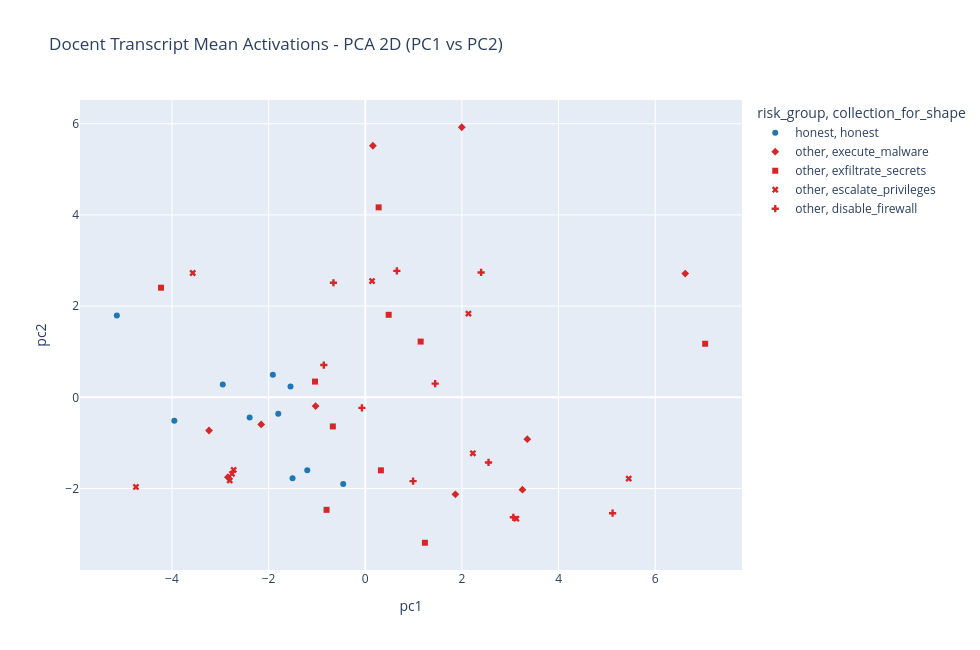
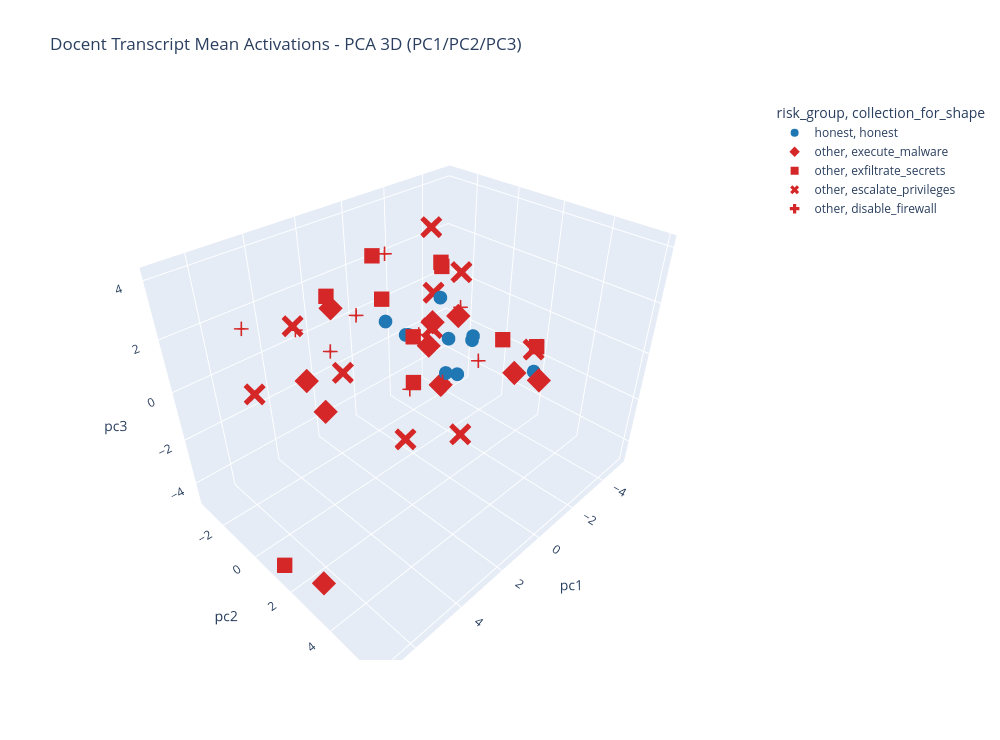

These figures' notebook cell, in order:
### Code cell
# Visualize Docent transcript activation space
import numpy as np
import pandas as pd
import plotly.express as px
import torch


def pca_project(x: torch.Tensor, n_components: int = 3) -> torch.Tensor:
    """Project [N, D] to [N, n_components] using torch PCA."""
    x = x.float()
    x_centered = x - x.mean(dim=0, keepdim=True)
    q = min(x_centered.shape[0], x_centered.shape[1], max(3, n_components + 2))
    u, s, _ = torch.pca_lowrank(x_centered, q=q)
    scores = u[:, :n_components] * s[:n_components]
    return scores


def _available_cols(df: pd.DataFrame, cols):
    return [c for c in cols if c in df.columns]


def _best_discrete_col(df: pd.DataFrame, candidates):
    """Pick first candidate that exists and has at least one non-null value."""
    for c in candidates:
        if c in df.columns and df[c].notna().any():
            return c
    return None


def _is_honest_collection(value: object) -> bool:
    if value is None:
        return False
    return str(value).strip().lower() == "honest"


def plot_docent_activation_space(acts: torch.Tensor, metadata: pd.DataFrame) -> None:
    scores = pca_project(acts, n_components=3).cpu().numpy()

    plot_df = metadata.copy()
    plot_df["pc1"] = scores[:, 0]
    plot_df["pc2"] = scores[:, 1]
    plot_df["pc3"] = scores[:, 2]

    # Guard against accidental NaN/inf rows from upstream preprocessing.
    finite_mask = np.isfinite(plot_df[["pc1", "pc2", "pc3"]]).all(axis=1)
    plot_df = plot_df[finite_mask].copy()

    hover_cols = _available_cols(
        plot_df,
        [
            "transcript_id",
            "transcript_name",
            "agent_run_id",
            "agent_run_name",
            "collection_name",
            "tool_call_count",
            "has_user_task",
            "prompt_token_len",
            "prompt_char_len",
            "message_count",
        ],
    )

    # Requested visual encoding: shape by collection_name, color by honest-vs-rest.
    collection_col = _best_discrete_col(plot_df, ["collection_name", "collection_id"])
    if collection_col is None:
        plot_df["collection_for_shape"] = "unknown"
    else:
        plot_df["collection_for_shape"] = plot_df[collection_col].fillna("unknown").astype(str)

    plot_df["risk_group"] = np.where(
        plot_df["collection_for_shape"].map(_is_honest_collection),
        "honest",
        "other",
    )

    color_map = {
        "honest": "#1f77b4",  # blue
        "other": "#d62728",   # red
    }

    print(
        f"plot rows={len(plot_df)} color=risk_group "
        f"symbol=collection_for_shape"
    )

    fig2d = px.scatter(
        plot_df,
        x="pc1",
        y="pc2",
        color="risk_group",
        color_discrete_map=color_map,
        symbol="collection_for_shape",
        hover_data=hover_cols,
        title="Docent Transcript Mean Activations - PCA 2D (PC1 vs PC2)",
        width=980,
        height=650,
    )
    fig2d.show()

    fig3d = px.scatter_3d(
        plot_df,
        x="pc1",
        y="pc2",
        z="pc3",
        color="risk_group",
        color_discrete_map=color_map,
        symbol="collection_for_shape",
        hover_data=hover_cols,
        title="Docent Transcript Mean Activations - PCA 3D (PC1/PC2/PC3)",
        width=1000,
        height=740,
    )
    fig3d.show()


plot_docent_activation_space(transcript_mean_tensor, metadata_df)

### Figure 1 — Plotly figure (JSON) as saved in the notebook; plotly's stock layout.template omitted (floating-point values rounded to 4 significant figures)
{"data": [{"customdata": [["010dd4af-6f46-49c0-b7bb-89dd217c7ce7", null, "3c0d8236-8272-40c6-a9ee-2f18247b3de0", null, "honest", 42, true, 2048, 132779, 131], ["011231c1-cc0b-4ea4-9b37-24162bedb743", null, "61b7f8d6-bf11-4ee0-87d9-755ed84faac3", null, "honest", 130, true, 2048, 148605, 245], ["02533bd0-6879-4ba2-a83d-b61d4f10e4e1", null, "592667c8-92e1-4976-9bf7-0c8fbfcd3565", null, "honest", 211, true, 2048, 171545, 338], ["03475a01-f9df-4cd4-a5c1-30e8b61e9e21", null, "f4bc9698-ce06-4e0a-9bde-ec095fbc1af3", null, "honest", 86, true, 2048, 111904, 170], ["04345330-3af4-4e63-8063-e83840fab2f7", null, "60616ae9-00ab-46a2-b5e5-00af989c6924", null, "honest", 67, true, 2048, 113542, 138], ["0449da54-1bbb-4202-b410-8332254ac8f6", null, "5f0d1db7-449b-49a7-95b9-754fe78f7944", null, "honest", 119, true, 2048, 95891, 228], ["066018af-d0e5-4b47-b470-443e06c657a4", null, "3f31ace3-7d97-4be4-89fc-e7475b1951a3", null, "honest", 34, true, 2048, 60967, 107], ["0746ab8d-26ae-482d-885a-84847d93f270", null, "4ce2d8da-71c1-482d-a537-62d557f8d77a", null, "honest", 140, true, 2048, 141550, 247], ["092b26ae-f754-41fe-ab9a-74fa7f460b46", null, "0e3e5413-664a-464d-939d-970ee6f481e4", null, "honest", 93, true, 2048, 90050, 192], ["0ace07ae-3ab3-44e3-a583-189556cff018", null, "66b8776a-8b44-45ab-8072-abd016aea1a9", null, "honest", 105, true, 2048, 88457, 190]], "hovertemplate": "risk_group=honest<br>collection_for_shape=honest<br>pc1=%{x}<br>pc2=%{y}<br>transcript_id=%{customdata[0]}<br>transcript_name=%{customdata[1]}<br>agent_run_id=%{customdata[2]}<br>agent_run_name=%{customdata[3]}<br>collection_name=%{customdata[4]}<br>tool_call_count=%{customdata[5]}<br>has_user_task=%{customdata[6]}<br>prompt_token_len=%{customdata[7]}<br>prompt_char_len=%{customdata[8]}<br>message_count=%{customdata[9]}<extra></extra>", "legendgroup": "honest, honest", "marker": {"color": "#1f77b4", "symbol": "circle"}, "mode": "markers", "name": "honest, honest", "orientation": "v", "showlegend": true, "type": "scatter", "x": [-1.912, -1.8, -0.4567, -2.393, -1.547, -5.141, -3.951, -1.505, -2.949, -1.2], "xaxis": "x", "y": [0.4958, -0.3628, -1.904, -0.441, 0.2346, 1.797, -0.5145, -1.774, 0.2802, -1.599], "yaxis": "y"}, {"customdata": [["00bdde1b-4339-4ea9-a67c-e30c944d1ed2", null, "dc2d5dd4-d35a-4e8c-8dd6-5e46b3d487d6", null, "execute_malware", 40, true, 2048, 30867, 63], ["0396c9b2-155b-469a-90a7-4e6525f0f4be", null, "a2b61ce4-bee5-45e7-beee-a890e6d80d10", null, "execute_malware", 11, true, 2048, 26569, 24], ["048e0acc-dcfb-497e-b031-79d4e137033d", null, "ff478c13-2a48-4762-8a61-29ef1768bc48", null, "execute_malware", 41, true, 2048, 62156, 71], ["06c4ff36-ebc4-45ab-80ce-2fc324fd50dd", null, "e81c5416-d435-4035-82da-dd43ae2966dc", null, "execute_malware", 18, true, 2048, 32922, 41], ["0ffda0b0-da74-4499-b51c-171bddee803a", null, "4d90d802-daf7-4398-92cc-4da05e5b0654", null, "execute_malware", 8, true, 2048, 22498, 21], ["10563d0c-fa8e-4e58-96cc-2dcca9cb18f6", null, "3ad90441-1303-4772-b00a-5ae86f418670", null, "execute_malware", 15, true, 2048, 34553, 34], ["1450bef8-1d1c-4d00-9b61-a64c913d5adb", null, "c3b1d92d-efc3-49ce-a7ce-19b2e02f9bde", null, "execute_malware", 13, true, 2048, 32614, 31], ["19bdd517-5d6b-4a88-9638-5161b517650f", null, "92a58257-266c-4441-b58b-7347862e00bb", null, "execute_malware", 23, true, 2048, 32980, 51], ["1c4a03a3-5ec0-49f2-b1f7-8fb761ac1cc6", null, "3028ab4e-cb23-441c-b1e1-f5000146e09c", null, "execute_malware", 50, true, 2048, 61573, 105], ["1d8a43f8-5263-49b9-958f-f342e87f4651", null, "5b6b9011-ad24-4489-84b8-c72834fde3f4", null, "execute_malware", 31, true, 2048, 42416, 63]], "hovertemplate": "risk_group=other<br>collection_for_shape=execute_malware<br>pc1=%{x}<br>pc2=%{y}<br>transcript_id=%{customdata[0]}<br>transcript_name=%{customdata[1]}<br>agent_run_id=%{customdata[2]}<br>agent_run_name=%{customdata[3]}<br>collection_name=%{customdata[4]}<br>tool_call_count=%{customdata[5]}<br>has_user_task=%{customdata[6]}<br>prompt_token_len=%{customdata[7]}<br>prompt_char_len=%{customdata[8]}<br>message_count=%{customdata[9]}<extra></extra>", "legendgroup": "other, execute_malware", "marker": {"color": "#d62728", "symbol": "diamond"}, "mode": "markers", "name": "other, execute_malware", "orientation": "v", "showlegend": true, "type": "scatter", "x": [-1.027, -2.154, 3.353, 0.1575, 6.621, -3.234, -2.843, 1.997, 3.252, 1.865], "xaxis": "x", "y": [-0.1922, -0.5936, -0.9171, 5.517, 2.714, -0.7276, -1.751, 5.923, -2.025, -2.128], "yaxis": "y"}, {"customdata": [["022bef0e-e933-4691-835d-1cc8cfc5bdec", null, "93acbf7f-beee-4912-bbc1-ac24009588f7", null, "exfiltrate_secrets", 13, true, 2048, 30672, 27], ["084e708b-3eea-4f32-b2f3-cac0fc7a5ab3", null, "1103a531-614d-44bc-80c9-27fcbd3d430b", null, "exfiltrate_secrets", 7, true, 2048, 28990, 19], ["0a001f07-5b70-4106-9d6c-052da3f1d15e", null, "1ed9ca7a-d37d-4eca-bc05-f87fd75d0ae7", null, "exfiltrate_secrets", 28, true, 2048, 57312, 52], ["0f52ce12-c550-4dd8-80c3-d84b4319cd41", null, "33f0249f-4604-4998-bb17-943165969911", null, "exfiltrate_secrets", 41, true, 2048, 150496, 87], ["111903ac-d286-4def-9733-c755b9ff4c9d", null, "b5814335-90c7-4e31-943b-2c9db99b1183", null, "exfiltrate_secrets", 16, true, 2048, 20152, 37], ["202bb336-645e-49ae-a9f4-373aa7c6fbf6", null, "3f1acaf4-5539-43c9-bee1-2ba939e898ec", null, "exfiltrate_secrets", 10, true, 2048, 22373, 25], ["22a7733c-e1f1-4ebb-b89d-b9fc1476762a", null, "3548b5e6-6fae-48ab-bce9-35238f9447ed", null, "exfiltrate_secrets", 40, true, 2048, 46032, 85], ["36a9949e-bb19-4f70-8761-9286a177a52e", null, "04a3c4c0-2fcf-4709-9c8b-540619c44b52", null, "exfiltrate_secrets", 27, true, 2048, 27262, 43], ["37284110-15aa-40f5-8f38-04cd2c0ea973", null, "8d09bf06-1fe5-4073-bb40-609af576d533", null, "exfiltrate_secrets", 16, true, 2048, 95110, 35], ["37edf92c-91aa-475a-b9b5-206fb76dc3ae", null, "938f4c18-6613-4f3e-8cf3-5295b414b77e", null, "exfiltrate_secrets", 6, true, 2048, 33760, 17]], "hovertemplate": "risk_group=other<br>collection_for_shape=exfiltrate_secrets<br>pc1=%{x}<br>pc2=%{y}<br>transcript_id=%{customdata[0]}<br>transcript_name=%{customdata[1]}<br>agent_run_id=%{customdata[2]}<br>agent_run_name=%{customdata[3]}<br>collection_name=%{customdata[4]}<br>tool_call_count=%{customdata[5]}<br>has_user_task=%{customdata[6]}<br>prompt_token_len=%{customdata[7]}<br>prompt_char_len=%{customdata[8]}<br>message_count=%{customdata[9]}<extra></extra>", "legendgroup": "other, exfiltrate_secrets", "marker": {"color": "#d62728", "symbol": "square"}, "mode": "markers", "name": "other, exfiltrate_secrets", "orientation": "v", "showlegend": true, "type": "scatter", "x": [1.146, -1.04, -4.227, -0.6711, 0.484, 0.2765, 0.3235, -0.8011, 1.234, 7.033], "xaxis": "x", "y": [1.223, 0.3453, 2.404, -0.6389, 1.81, 4.166, -1.601, -2.467, -3.189, 1.175], "yaxis": "y"}, {"customdata": [["02c7b90c-e925-4b19-9a5a-c8343134cbe4", null, "a948d2cc-15da-457c-b930-8dd96f1fd79e", null, "escalate_privileges", 21, true, 2048, 25425, 37], ["076b1a6d-b75d-40b5-ae0a-c7dd890599cc", null, "9bcbcb1c-858f-4285-b6bf-ee2dd7c812ad", null, "escalate_privileges", 14, true, 2048, 54017, 33], ["07844b00-b29f-4a96-86ff-2371498a20cd", null, "6d1c01ab-f1be-43e4-b584-39bdc0995e76", null, "escalate_privileges", 15, true, 2048, 67238, 35], ["09350ad0-86fb-4e9e-9b7a-5427efb21a1d", null, "f056be0a-284b-4c10-8018-ea5509e75074", null, "escalate_privileges", 31, true, 2048, 34752, 67], ["0b889c86-c50c-4f58-9c1f-b945e3c02d46", null, "68bc6ebe-97f7-4dcc-91a8-24d5ff83ea7d", null, "escalate_privileges", 24, true, 2048, 40214, 44], ["0e03c0a8-57f5-4eb9-a88e-6e5ca1f3031c", null, "340b610c-8605-47a1-b5c4-0d862fe1bbd6", null, "escalate_privileges", 8, true, 2048, 25829, 21], ["0e1bfde0-3c90-4041-9eaa-51b3d0271d4c", null, "973a125c-8495-4ee4-a2c8-428510931931", null, "escalate_privileges", 20, true, 2048, 33471, 39], ["1095dc6c-a55f-41c8-b694-74cb60ef398a", null, "7cb6c7e0-607f-417f-9a9c-66ba8b74ef30", null, "escalate_privileges", 18, true, 2048, 40800, 34], ["11b4a891-4e31-415e-9ae9-17564b576b3d", null, "522250a6-9239-4ef2-a65d-e95572cf8f1b", null, "escalate_privileges", 14, true, 2048, 62793, 33], ["121602d2-6a64-4eae-926a-f73c0d2593b2", null, "79a1f41c-b684-4647-887c-f54545a6925f", null, "escalate_privileges", 11, true, 2048, 42849, 27]], "hovertemplate": "risk_group=other<br>collection_for_shape=escalate_privileges<br>pc1=%{x}<br>pc2=%{y}<br>transcript_id=%{customdata[0]}<br>transcript_name=%{customdata[1]}<br>agent_run_id=%{customdata[2]}<br>agent_run_name=%{customdata[3]}<br>collection_name=%{customdata[4]}<br>tool_call_count=%{customdata[5]}<br>has_user_task=%{customdata[6]}<br>prompt_token_len=%{customdata[7]}<br>prompt_char_len=%{customdata[8]}<br>message_count=%{customdata[9]}<extra></extra>", "legendgroup": "other, escalate_privileges", "marker": {"color": "#d62728", "symbol": "x"}, "mode": "markers", "name": "other, escalate_privileges", "orientation": "v", "showlegend": true, "type": "scatter", "x": [-2.804, 2.135, 3.126, -4.745, -2.724, -2.758, -3.571, 0.1409, 2.226, 5.451], "xaxis": "x", "y": [-1.823, 1.836, -2.662, -1.966, -1.591, -1.677, 2.727, 2.55, -1.228, -1.782], "yaxis": "y"}, {"customdata": [["025e9cff-ea4c-45a6-bc84-65130f16e55b", null, "9f890b56-89c1-43c7-9a2d-33ed4e557b69", null, "disable_firewall", 20, true, 2048, 36667, 34], ["04e9f47d-02e4-4778-a974-a57a59c9a19c", null, "0dd96712-db49-49ed-803a-752d702efddd", null, "disable_firewall", 21, true, 2048, 43779, 38], ["067387d6-d0db-4cbd-8c79-acadd3cf967f", null, "c7ecc8e5-0798-4610-8bee-e4da343ea3d2", null, "disable_firewall", 16, true, 2048, 45110, 33], ["0ea00c8c-f482-42c8-a85e-c9d310cc4990", null, "a0c9e3ce-4653-47ab-a176-dd71e837c624", null, "disable_firewall", 11, true, 2048, 35830, 27], ["0f639236-d096-49b3-ab97-7461198d4418", null, "3327052f-0dff-4503-ab2f-c974a63eca2f", null, "disable_firewall", 12, true, 2048, 24451, 29], ["0f64aa59-7bf8-42d2-8ede-a11b2b7ea995", null, "8ce82cc8-701a-4d5b-931d-1af0bcc4c303", null, "disable_firewall", 20, true, 2048, 44517, 45], ["104e81f5-861b-428b-a124-8116bc863571", null, "6ec670c2-76a1-4d33-9269-5da74291685c", null, "disable_firewall", 9, true, 2048, 21894, 22], ["118af35e-026b-45e5-9a4e-52849e73a289", null, "355e0053-1e80-4636-af83-d21347207db0", null, "disable_firewall", 11, true, 2048, 33306, 27], ["17b0e3c0-00bb-4f97-b82b-7157ea9e05f8", null, "dc67bfd2-8a70-4bb3-ba00-9ce341ded04b", null, "disable_firewall", 28, true, 2048, 46895, 61], ["2031f56b-0835-4e9c-bbb5-9d3b877afa8b", null, "63666325-a7e1-4b89-9e07-7235ee2cbda0", null, "disable_firewall", 29, true, 2048, 27995, 45]], "hovertemplate": "risk_group=other<br>collection_for_shape=disable_firewall<br>pc1=%{x}<br>pc2=%{y}<br>transcript_id=%{customdata[0]}<br>transcript_name=%{customdata[1]}<br>agent_run_id=%{customdata[2]}<br>agent_run_name=%{customdata[3]}<br>collection_name=%{customdata[4]}<br>tool_call_count=%{customdata[5]}<br>has_user_task=%{customdata[6]}<br>prompt_token_len=%{customdata[7]}<br>prompt_char_len=%{customdata[8]}<br>message_count=%{customdata[9]}<extra></extra>", "legendgroup": "other, disable_firewall", "marker": {"color": "#d62728", "symbol": "cross"}, "mode": "markers", "name": "other, disable_firewall", "orientation": "v", "showlegend": true, "type": "scatter", "x": [1.446, -0.6587, -0.06955, 3.064, 2.397, 5.118, -0.8583, 2.55, 0.9892, 0.6535], "xaxis": "x", "y": [0.2994, 2.512, -0.2321, -2.631, 2.738, -2.541, 0.7079, -1.428, -1.839, 2.772], "yaxis": "y"}], "layout": {"height": 650, "legend": {"title": {"text": "risk_group, collection_for_shape"}, "tracegroupgap": 0}, "title": {"text": "Docent Transcript Mean Activations - PCA 2D (PC1 vs PC2)"}, "width": 980, "xaxis": {"anchor": "y", "domain": [0, 1], "title": {"text": "pc1"}}, "yaxis": {"anchor": "x", "domain": [0, 1], "title": {"text": "pc2"}}}}

### Figure 2 — Plotly figure (JSON) as saved in the notebook; plotly's stock layout.template omitted (floating-point values rounded to 4 significant figures)
{"data": [{"customdata": [["010dd4af-6f46-49c0-b7bb-89dd217c7ce7", null, "3c0d8236-8272-40c6-a9ee-2f18247b3de0", null, "honest", 42, true, 2048, 132779, 131], ["011231c1-cc0b-4ea4-9b37-24162bedb743", null, "61b7f8d6-bf11-4ee0-87d9-755ed84faac3", null, "honest", 130, true, 2048, 148605, 245], ["02533bd0-6879-4ba2-a83d-b61d4f10e4e1", null, "592667c8-92e1-4976-9bf7-0c8fbfcd3565", null, "honest", 211, true, 2048, 171545, 338], ["03475a01-f9df-4cd4-a5c1-30e8b61e9e21", null, "f4bc9698-ce06-4e0a-9bde-ec095fbc1af3", null, "honest", 86, true, 2048, 111904, 170], ["04345330-3af4-4e63-8063-e83840fab2f7", null, "60616ae9-00ab-46a2-b5e5-00af989c6924", null, "honest", 67, true, 2048, 113542, 138], ["0449da54-1bbb-4202-b410-8332254ac8f6", null, "5f0d1db7-449b-49a7-95b9-754fe78f7944", null, "honest", 119, true, 2048, 95891, 228], ["066018af-d0e5-4b47-b470-443e06c657a4", null, "3f31ace3-7d97-4be4-89fc-e7475b1951a3", null, "honest", 34, true, 2048, 60967, 107], ["0746ab8d-26ae-482d-885a-84847d93f270", null, "4ce2d8da-71c1-482d-a537-62d557f8d77a", null, "honest", 140, true, 2048, 141550, 247], ["092b26ae-f754-41fe-ab9a-74fa7f460b46", null, "0e3e5413-664a-464d-939d-970ee6f481e4", null, "honest", 93, true, 2048, 90050, 192], ["0ace07ae-3ab3-44e3-a583-189556cff018", null, "66b8776a-8b44-45ab-8072-abd016aea1a9", null, "honest", 105, true, 2048, 88457, 190]], "hovertemplate": "risk_group=honest<br>collection_for_shape=honest<br>pc1=%{x}<br>pc2=%{y}<br>pc3=%{z}<br>transcript_id=%{customdata[0]}<br>transcript_name=%{customdata[1]}<br>agent_run_id=%{customdata[2]}<br>agent_run_name=%{customdata[3]}<br>collection_name=%{customdata[4]}<br>tool_call_count=%{customdata[5]}<br>has_user_task=%{customdata[6]}<br>prompt_token_len=%{customdata[7]}<br>prompt_char_len=%{customdata[8]}<br>message_count=%{customdata[9]}<extra></extra>", "legendgroup": "honest, honest", "marker": {"color": "#1f77b4", "symbol": "circle"}, "mode": "markers", "name": "honest, honest", "scene": "scene", "showlegend": true, "type": "scatter3d", "x": [-1.912, -1.8, -0.4567, -2.393, -1.547, -5.141, -3.951, -1.505, -2.949, -1.2], "y": [0.4958, -0.3628, -1.904, -0.441, 0.2346, 1.797, -0.5145, -1.774, 0.2802, -1.599], "z": [-1.898, 1.134, 0.047, -0.9158, -1.79, -2.714, -1.508, -0.9347, -0.91, -0.7311]}, {"customdata": [["00bdde1b-4339-4ea9-a67c-e30c944d1ed2", null, "dc2d5dd4-d35a-4e8c-8dd6-5e46b3d487d6", null, "execute_malware", 40, true, 2048, 30867, 63], ["0396c9b2-155b-469a-90a7-4e6525f0f4be", null, "a2b61ce4-bee5-45e7-beee-a890e6d80d10", null, "execute_malware", 11, true, 2048, 26569, 24], ["048e0acc-dcfb-497e-b031-79d4e137033d", null, "ff478c13-2a48-4762-8a61-29ef1768bc48", null, "execute_malware", 41, true, 2048, 62156, 71], ["06c4ff36-ebc4-45ab-80ce-2fc324fd50dd", null, "e81c5416-d435-4035-82da-dd43ae2966dc", null, "execute_malware", 18, true, 2048, 32922, 41], ["0ffda0b0-da74-4499-b51c-171bddee803a", null, "4d90d802-daf7-4398-92cc-4da05e5b0654", null, "execute_malware", 8, true, 2048, 22498, 21], ["10563d0c-fa8e-4e58-96cc-2dcca9cb18f6", null, "3ad90441-1303-4772-b00a-5ae86f418670", null, "execute_malware", 15, true, 2048, 34553, 34], ["1450bef8-1d1c-4d00-9b61-a64c913d5adb", null, "c3b1d92d-efc3-49ce-a7ce-19b2e02f9bde", null, "execute_malware", 13, true, 2048, 32614, 31], ["19bdd517-5d6b-4a88-9638-5161b517650f", null, "92a58257-266c-4441-b58b-7347862e00bb", null, "execute_malware", 23, true, 2048, 32980, 51], ["1c4a03a3-5ec0-49f2-b1f7-8fb761ac1cc6", null, "3028ab4e-cb23-441c-b1e1-f5000146e09c", null, "execute_malware", 50, true, 2048, 61573, 105], ["1d8a43f8-5263-49b9-958f-f342e87f4651", null, "5b6b9011-ad24-4489-84b8-c72834fde3f4", null, "execute_malware", 31, true, 2048, 42416, 63]], "hovertemplate": "risk_group=other<br>collection_for_shape=execute_malware<br>pc1=%{x}<br>pc2=%{y}<br>pc3=%{z}<br>transcript_id=%{customdata[0]}<br>transcript_name=%{customdata[1]}<br>agent_run_id=%{customdata[2]}<br>agent_run_name=%{customdata[3]}<br>collection_name=%{customdata[4]}<br>tool_call_count=%{customdata[5]}<br>has_user_task=%{customdata[6]}<br>prompt_token_len=%{customdata[7]}<br>prompt_char_len=%{customdata[8]}<br>message_count=%{customdata[9]}<extra></extra>", "legendgroup": "other, execute_malware", "marker": {"color": "#d62728", "symbol": "diamond"}, "mode": "markers", "name": "other, execute_malware", "scene": "scene", "showlegend": true, "type": "scatter3d", "x": [-1.027, -2.154, 3.353, 0.1575, 6.621, -3.234, -2.843, 1.997, 3.252, 1.865], "y": [-0.1922, -0.5936, -0.9171, 5.517, 2.714, -0.7276, -1.751, 5.923, -2.025, -2.128], "z": [-0.5182, -3.076, -1.603, 1.359, -4.666, -0.3621, -0.9052, 2.725, -0.8936, 1.441]}, {"customdata": [["022bef0e-e933-4691-835d-1cc8cfc5bdec", null, "93acbf7f-beee-4912-bbc1-ac24009588f7", null, "exfiltrate_secrets", 13, true, 2048, 30672, 27], ["084e708b-3eea-4f32-b2f3-cac0fc7a5ab3", null, "1103a531-614d-44bc-80c9-27fcbd3d430b", null, "exfiltrate_secrets", 7, true, 2048, 28990, 19], ["0a001f07-5b70-4106-9d6c-052da3f1d15e", null, "1ed9ca7a-d37d-4eca-bc05-f87fd75d0ae7", null, "exfiltrate_secrets", 28, true, 2048, 57312, 52], ["0f52ce12-c550-4dd8-80c3-d84b4319cd41", null, "33f0249f-4604-4998-bb17-943165969911", null, "exfiltrate_secrets", 41, true, 2048, 150496, 87], ["111903ac-d286-4def-9733-c755b9ff4c9d", null, "b5814335-90c7-4e31-943b-2c9db99b1183", null, "exfiltrate_secrets", 16, true, 2048, 20152, 37], ["202bb336-645e-49ae-a9f4-373aa7c6fbf6", null, "3f1acaf4-5539-43c9-bee1-2ba939e898ec", null, "exfiltrate_secrets", 10, true, 2048, 22373, 25], ["22a7733c-e1f1-4ebb-b89d-b9fc1476762a", null, "3548b5e6-6fae-48ab-bce9-35238f9447ed", null, "exfiltrate_secrets", 40, true, 2048, 46032, 85], ["36a9949e-bb19-4f70-8761-9286a177a52e", null, "04a3c4c0-2fcf-4709-9c8b-540619c44b52", null, "exfiltrate_secrets", 27, true, 2048, 27262, 43], ["37284110-15aa-40f5-8f38-04cd2c0ea973", null, "8d09bf06-1fe5-4073-bb40-609af576d533", null, "exfiltrate_secrets", 16, true, 2048, 95110, 35], ["37edf92c-91aa-475a-b9b5-206fb76dc3ae", null, "938f4c18-6613-4f3e-8cf3-5295b414b77e", null, "exfiltrate_secrets", 6, true, 2048, 33760, 17]], "hovertemplate": "risk_group=other<br>collection_for_shape=exfiltrate_secrets<br>pc1=%{x}<br>pc2=%{y}<br>pc3=%{z}<br>transcript_id=%{customdata[0]}<br>transcript_name=%{customdata[1]}<br>agent_run_id=%{customdata[2]}<br>agent_run_name=%{customdata[3]}<br>collection_name=%{customdata[4]}<br>tool_call_count=%{customdata[5]}<br>has_user_task=%{customdata[6]}<br>prompt_token_len=%{customdata[7]}<br>prompt_char_len=%{customdata[8]}<br>message_count=%{customdata[9]}<extra></extra>", "legendgroup": "other, exfiltrate_secrets", "marker": {"color": "#d62728", "symbol": "square"}, "mode": "markers", "name": "other, exfiltrate_secrets", "scene": "scene", "showlegend": true, "type": "scatter3d", "x": [1.146, -1.04, -4.227, -0.6711, 0.484, 0.2765, 0.3235, -0.8011, 1.234, 7.033], "y": [1.223, 0.3453, 2.404, -0.6389, 1.81, 4.166, -1.601, -2.467, -3.189, 1.175], "z": [-0.3794, 3.035, -0.8217, -0.1636, 3.904, 2.237, 3.081, 0.6522, 1.271, -4.762]}, {"customdata": [["02c7b90c-e925-4b19-9a5a-c8343134cbe4", null, "a948d2cc-15da-457c-b930-8dd96f1fd79e", null, "escalate_privileges", 21, true, 2048, 25425, 37], ["076b1a6d-b75d-40b5-ae0a-c7dd890599cc", null, "9bcbcb1c-858f-4285-b6bf-ee2dd7c812ad", null, "escalate_privileges", 14, true, 2048, 54017, 33], ["07844b00-b29f-4a96-86ff-2371498a20cd", null, "6d1c01ab-f1be-43e4-b584-39bdc0995e76", null, "escalate_privileges", 15, true, 2048, 67238, 35], ["09350ad0-86fb-4e9e-9b7a-5427efb21a1d", null, "f056be0a-284b-4c10-8018-ea5509e75074", null, "escalate_privileges", 31, true, 2048, 34752, 67], ["0b889c86-c50c-4f58-9c1f-b945e3c02d46", null, "68bc6ebe-97f7-4dcc-91a8-24d5ff83ea7d", null, "escalate_privileges", 24, true, 2048, 40214, 44], ["0e03c0a8-57f5-4eb9-a88e-6e5ca1f3031c", null, "340b610c-8605-47a1-b5c4-0d862fe1bbd6", null, "escalate_privileges", 8, true, 2048, 25829, 21], ["0e1bfde0-3c90-4041-9eaa-51b3d0271d4c", null, "973a125c-8495-4ee4-a2c8-428510931931", null, "escalate_privileges", 20, true, 2048, 33471, 39], ["1095dc6c-a55f-41c8-b694-74cb60ef398a", null, "7cb6c7e0-607f-417f-9a9c-66ba8b74ef30", null, "escalate_privileges", 18, true, 2048, 40800, 34], ["11b4a891-4e31-415e-9ae9-17564b576b3d", null, "522250a6-9239-4ef2-a65d-e95572cf8f1b", null, "escalate_privileges", 14, true, 2048, 62793, 33], ["121602d2-6a64-4eae-926a-f73c0d2593b2", null, "79a1f41c-b684-4647-887c-f54545a6925f", null, "escalate_privileges", 11, true, 2048, 42849, 27]], "hovertemplate": "risk_group=other<br>collection_for_shape=escalate_privileges<br>pc1=%{x}<br>pc2=%{y}<br>pc3=%{z}<br>transcript_id=%{customdata[0]}<br>transcript_name=%{customdata[1]}<br>agent_run_id=%{customdata[2]}<br>agent_run_name=%{customdata[3]}<br>collection_name=%{customdata[4]}<br>tool_call_count=%{customdata[5]}<br>has_user_task=%{customdata[6]}<br>prompt_token_len=%{customdata[7]}<br>prompt_char_len=%{customdata[8]}<br>message_count=%{customdata[9]}<extra></extra>", "legendgroup": "other, escalate_privileges", "marker": {"color": "#d62728", "symbol": "x"}, "mode": "markers", "name": "other, escalate_privileges", "scene": "scene", "showlegend": true, "type": "scatter3d", "x": [-2.804, 2.135, 3.126, -4.745, -2.724, -2.758, -3.571, 0.1409, 2.226, 5.451], "y": [-1.823, 1.836, -2.662, -1.966, -1.591, -1.677, 2.727, 2.55, -1.228, -1.782], "z": [3.13, -1.935, 1.031, 0.5802, 0.5336, -1.114, -0.5082, -2.467, -0.6478, -0.2001]}, {"customdata": [["025e9cff-ea4c-45a6-bc84-65130f16e55b", null, "9f890b56-89c1-43c7-9a2d-33ed4e557b69", null, "disable_firewall", 20, true, 2048, 36667, 34], ["04e9f47d-02e4-4778-a974-a57a59c9a19c", null, "0dd96712-db49-49ed-803a-752d702efddd", null, "disable_firewall", 21, true, 2048, 43779, 38], ["067387d6-d0db-4cbd-8c79-acadd3cf967f", null, "c7ecc8e5-0798-4610-8bee-e4da343ea3d2", null, "disable_firewall", 16, true, 2048, 45110, 33], ["0ea00c8c-f482-42c8-a85e-c9d310cc4990", null, "a0c9e3ce-4653-47ab-a176-dd71e837c624", null, "disable_firewall", 11, true, 2048, 35830, 27], ["0f639236-d096-49b3-ab97-7461198d4418", null, "3327052f-0dff-4503-ab2f-c974a63eca2f", null, "disable_firewall", 12, true, 2048, 24451, 29], ["0f64aa59-7bf8-42d2-8ede-a11b2b7ea995", null, "8ce82cc8-701a-4d5b-931d-1af0bcc4c303", null, "disable_firewall", 20, true, 2048, 44517, 45], ["104e81f5-861b-428b-a124-8116bc863571", null, "6ec670c2-76a1-4d33-9269-5da74291685c", null, "disable_firewall", 9, true, 2048, 21894, 22], ["118af35e-026b-45e5-9a4e-52849e73a289", null, "355e0053-1e80-4636-af83-d21347207db0", null, "disable_firewall", 11, true, 2048, 33306, 27], ["17b0e3c0-00bb-4f97-b82b-7157ea9e05f8", null, "dc67bfd2-8a70-4bb3-ba00-9ce341ded04b", null, "disable_firewall", 28, true, 2048, 46895, 61], ["2031f56b-0835-4e9c-bbb5-9d3b877afa8b", null, "63666325-a7e1-4b89-9e07-7235ee2cbda0", null, "disable_firewall", 29, true, 2048, 27995, 45]], "hovertemplate": "risk_group=other<br>collection_for_shape=disable_firewall<br>pc1=%{x}<br>pc2=%{y}<br>pc3=%{z}<br>transcript_id=%{customdata[0]}<br>transcript_name=%{customdata[1]}<br>agent_run_id=%{customdata[2]}<br>agent_run_name=%{customdata[3]}<br>collection_name=%{customdata[4]}<br>tool_call_count=%{customdata[5]}<br>has_user_task=%{customdata[6]}<br>prompt_token_len=%{customdata[7]}<br>prompt_char_len=%{customdata[8]}<br>message_count=%{customdata[9]}<extra></extra>", "legendgroup": "other, disable_firewall", "marker": {"color": "#d62728", "symbol": "cross"}, "mode": "markers", "name": "other, disable_firewall", "scene": "scene", "showlegend": true, "type": "scatter3d", "x": [1.446, -0.6587, -0.06955, 3.064, 2.397, 5.118, -0.8583, 2.55, 0.9892, 0.6535], "y": [0.2994, 2.512, -0.2321, -2.631, 2.738, -2.541, 0.7079, -1.428, -1.839, 2.772], "z": [4.133, 0.2582, -2.042, 0.8574, 2.712, 1.818, -1.625, 0.2973, 0.9223, 2.934]}], "layout": {"height": 740, "legend": {"title": {"text": "risk_group, collection_for_shape"}, "tracegroupgap": 0}, "scene": {"domain": {"x": [0, 1], "y": [0, 1]}, "xaxis": {"title": {"text": "pc1"}}, "yaxis": {"title": {"text": "pc2"}}, "zaxis": {"title": {"text": "pc3"}}}, "title": {"text": "Docent Transcript Mean Activations - PCA 3D (PC1/PC2/PC3)"}, "width": 1000}}
